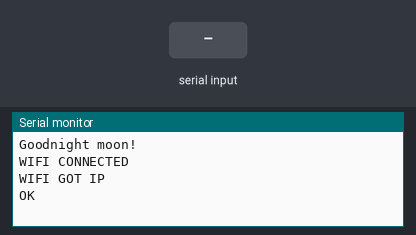
The sketch below on a simulated Arduino Uno, built with avr-gcc and run on an emulated ATmega328P. Parts: the last lines printed to the serial monitor. The inputs (shaded band) are chosen by the test bench. The modem accepts every AT command (registered, SIM ready, sends succeed) and sends nothing else.

Above: at 1.2 s.
1.3 s: "1" received over the second serial link
At 2.1 s:
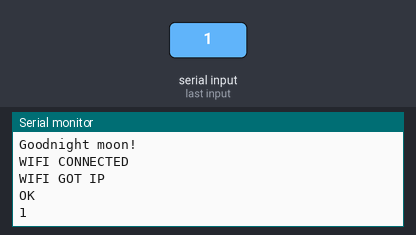
2.8 s: "0" received over the second serial link
At 3.3 s:
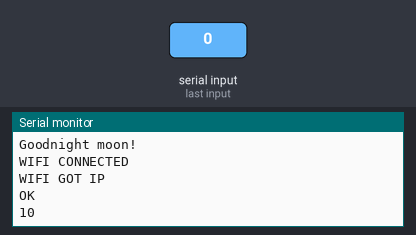

The sketch:

yibuwulianwang_uno_esp8266_5.ino
```cpp
#include <SoftwareSerial.h>
SoftwareSerial mySerial(10,11); // RX, TX
void setup() {
  // Open serial communications and wait for port to open:
  Serial.begin(115200);
  while (!Serial) {
    ; // wait for serial port to connect. Needed for native USB port only
  }
  Serial.println("Goodnight moon!");
  // set the data rate for the SoftwareSerial port
  mySerial.begin(115200);
  mySerial.println("Hello, world!");
  mySerial.println("AT+CWJAP=\"22@A532\",\"VkhKyq8k\"");
}
void loop() { // run over and over
  if (mySerial.available()) {
    Serial.write(mySerial.read());
  }
  if (Serial.available()) {
    mySerial.write(Serial.read());
  }
}
```

Measured:
- after the input at 1.3 s, the serial monitor: prints a new line at once (image 1)
- after the input at 2.8 s, the serial monitor: prints a new line at once (image 2)
